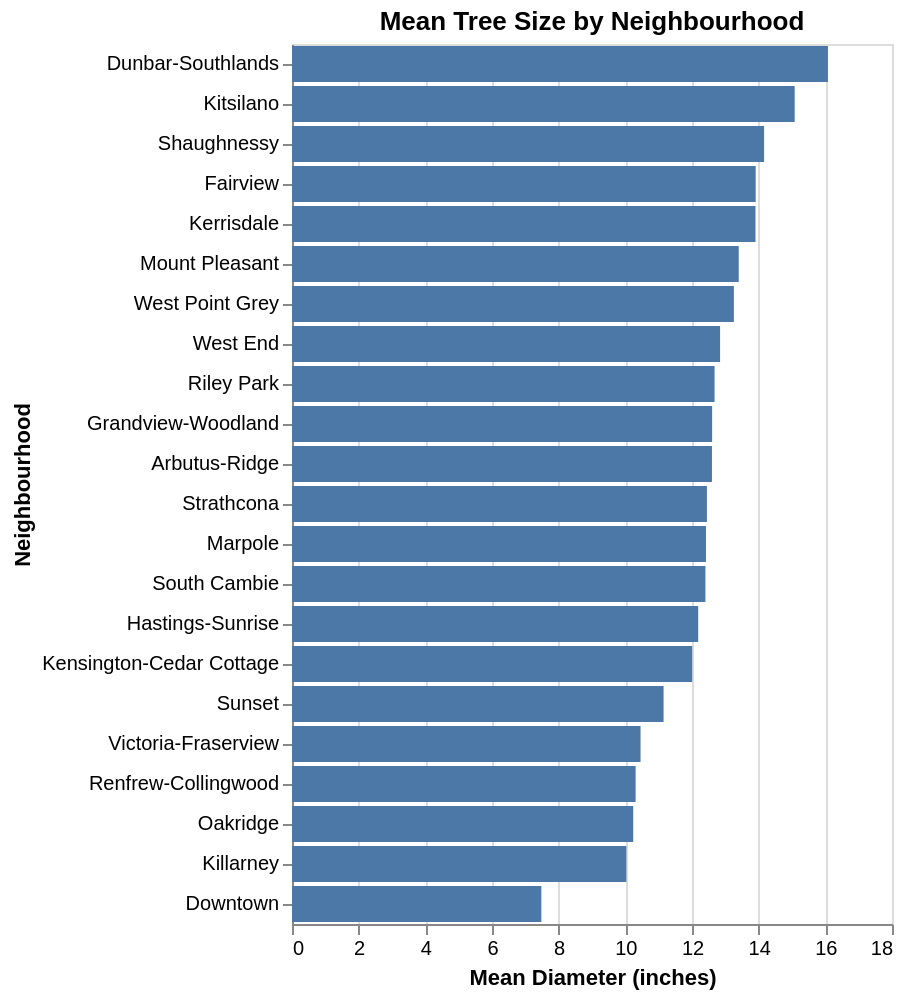

Notebook cell for this chart:
### Code cell
plot1 = alt.Chart(neighbourhood_stats).mark_bar().encode(
    y=alt.Y('neighbourhood_name:N', sort='-x', title='Neighbourhood'),
    x=alt.X('diameter:Q', title='Mean Diameter (inches)')
).properties(
    title='Mean Tree Size by Neighbourhood'
)

plot1

### Figure 1 — Vega-Lite specification as saved in the notebook (floating-point values rounded to 4 significant figures)
{"config": {"view": {"continuousWidth": 300, "continuousHeight": 300}}, "data": {"name": "data-29b96cccc805304ff4b9ecd12f7b0c73"}, "mark": {"type": "bar"}, "encoding": {"x": {"field": "diameter", "title": "Mean Diameter (inches)", "type": "quantitative"}, "y": {"field": "neighbourhood_name", "sort": "-x", "title": "Neighbourhood", "type": "nominal"}}, "title": "Mean Tree Size by Neighbourhood", "$schema": "https://vega.github.io/schema/vega-lite/v6.4.1.json", "datasets": {"data-29b96cccc805304ff4b9ecd12f7b0c73": [{"neighbourhood_name": "Arbutus-Ridge", "diameter": 12.6}, {"neighbourhood_name": "Downtown", "diameter": 7.48}, {"neighbourhood_name": "Dunbar-Southlands", "diameter": 16.08}, {"neighbourhood_name": "Fairview", "diameter": 13.91}, {"neighbourhood_name": "Grandview-Woodland", "diameter": 12.6}, {"neighbourhood_name": "Hastings-Sunrise", "diameter": 12.19}, {"neighbourhood_name": "Kensington-Cedar Cottage", "diameter": 12.01}, {"neighbourhood_name": "Kerrisdale", "diameter": 13.9}, {"neighbourhood_name": "Killarney", "diameter": 10.03}, {"neighbourhood_name": "Kitsilano", "diameter": 15.08}, {"neighbourhood_name": "Marpole", "diameter": 12.42}, {"neighbourhood_name": "Mount Pleasant", "diameter": 13.4}, {"neighbourhood_name": "Oakridge", "diameter": 10.24}, {"neighbourhood_name": "Renfrew-Collingwood", "diameter": 10.31}, {"neighbourhood_name": "Riley Park", "diameter": 12.68}, {"neighbourhood_name": "Shaughnessy", "diameter": 14.16}, {"neighbourhood_name": "South Cambie", "diameter": 12.4}, {"neighbourhood_name": "Strathcona", "diameter": 12.45}, {"neighbourhood_name": "Sunset", "diameter": 11.15}, {"neighbourhood_name": "Victoria-Fraserview", "diameter": 10.46}, {"neighbourhood_name": "West End", "diameter": 12.84}, {"neighbourhood_name": "West Point Grey", "diameter": 13.26}]}}
